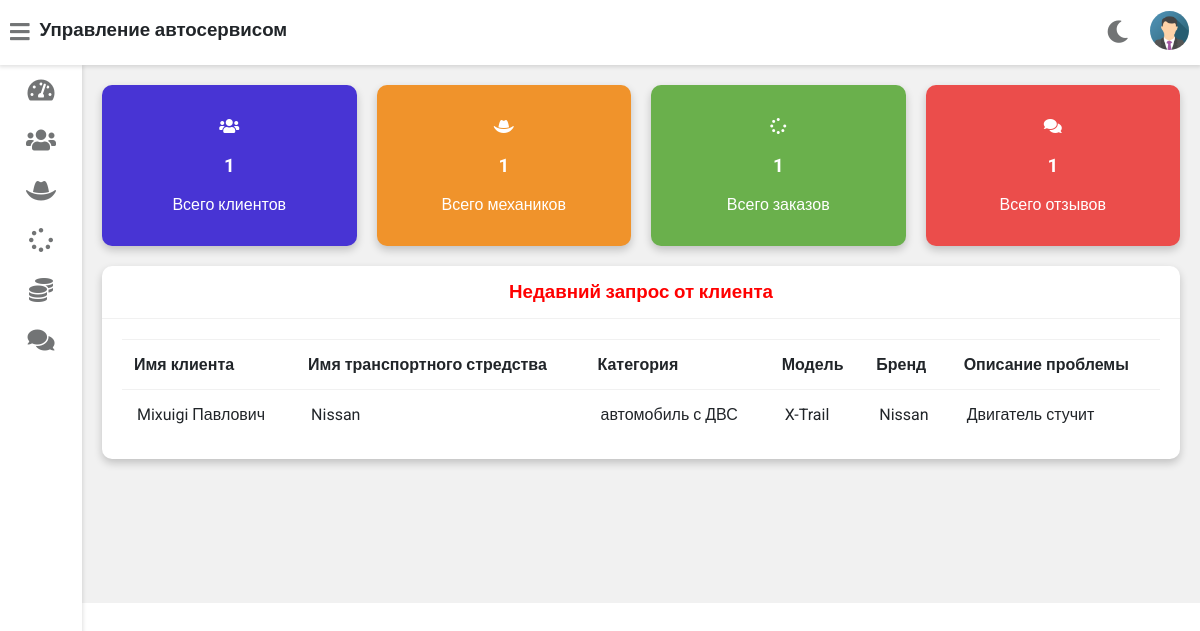
The app's page /admin-dashboard (signed in) with its own data.
### vehicle/models.py (models this page shows, shortened)
class Customer(models.Model):
    user = models.OneToOneField(User, on_delete=models.CASCADE)
    profile_pic = models.ImageField(upload_to='profile_pic/CustomerProfilePic/', null=True, blank=True)
    address = models.CharField(max_length=40)
    mobile = models.CharField(max_length=20, null=False)
    @property
    def get_name(self):
        return self.user.first_name + " " + self.user.last_name

class Request(models.Model):
    cat = (('грузовик больше 3.5т', 'грузовик больше 3.5т'),
           ('грузовик меньше 3.5т', 'грузовик меньше 3.5т'),
           ('электрокар', 'электрокар'),
           ('гибридное авто', 'гибридное авто'),
           ('автомобиль с ДВС', 'автомобиль с ДВС'))
    category = models.CharField(max_length=50, choices=cat)
    vehicle_no = models.CharField(max_length=40, null=False)
    vehicle_name = models.CharField(max_length=40, null=False)
    vehicle_model = models.CharField(max_length=40, null=False)
    vehicle_brand = models.CharField(max_length=40, null=False)
    problem_description = models.CharField(max_length=500, null=False)
    date = models.DateField(auto_now=True)
    cost = models.PositiveIntegerField(null=True)
    customer = models.ForeignKey('Customer', on_delete=models.CASCADE, null=True)
    mechanic = models.ForeignKey('Mechanic', on_delete=models.CASCADE, null=True)
    stat = (
        ('В ожидании', 'В ожидании'), ('Одобрено', 'Одобрено'), ('Ремонт', 'Ремонт'),
        ('Отремонтировано', 'Отремонтировано'),
        ('Можно забирать', 'Можно забирать'))
    status = models.CharField(max_length=50, choices=stat, default='В ожидании', null=True)

### vehicle/views.py (the view)
# urls.py: path('admin-dashboard', views.admin_dashboard_view, name='admin-dashboard'),
@login_required(login_url='adminlogin')
def admin_dashboard_view(request):
    enquiry = models.Request.objects.all().order_by('-id')
    customers = []
    for enq in enquiry:
        customer = models.Customer.objects.get(id=enq.customer_id)
        customers.append(customer)
    dict = {
        'total_customer': models.Customer.objects.all().count(),
        'total_mechanic': models.Mechanic.objects.all().count(),
        'total_request': models.Request.objects.all().count(),
        'total_feedback': models.Feedback.objects.all().count(),
        'data': zip(customers, enquiry),
    }
    return render(request, 'vehicle/admin_dashboard.html', context=dict)

### templates/vehicle/admin_dashboard.html
{% extends 'vehicle/adminbase.html' %}
{% load static %}
{% block content %}
	<div class="wrapper">
		<div class="row">
			<div class="col-3 col-m-6 col-sm-6">
				<div class="counter bg-primary">
					<p>
						<i class="fas fa-users"></i>
					</p>
					<h3>{{total_customer}}</h3>
					<p>Всего клиентов</p>
				</div>
			</div>
			<div class="col-3 col-m-6 col-sm-6">
				<div class="counter bg-warning">
					<p>
						<i class="fas fa-hat-cowboy"></i>
					</p>
					<h3>{{total_mechanic}}</h3>
					<p>Всего механиков</p>
				</div>
			</div>
			<div class="col-3 col-m-6 col-sm-6">
				<div class="counter bg-success">
					<p>
						<i class="fas fa-spinner"></i>
					</p>
					<h3>{{total_request}}</h3>
					<p>Всего заказов</p>
				</div>
			</div>
			<div class="col-3 col-m-6 col-sm-6">
				<div class="counter bg-danger">
					<p>
						<i class="fas fa-comments"></i>
					</p>
					<h3>{{total_feedback}}</h3>
					<p>Всего отзывов</p>
				</div>
			</div>
		</div>
		<div class="row">
			<div class="col-12 col-m-12 col-sm-12">
				<div class="card">
					<div class="card-header">
						<h3 style="color:red; text-align:center" >Недавний запрос от клиента
						</h3>
					</div>
					<div class="card-content">
						<table>
							<thead>
								<tr>
									<th>Имя клиента</th>
									<th>Имя транспортного стредства</th>
									<th>Категория</th>
									<th>Модель</th>
									<th>Бренд</th>
									<th>Описание проблемы</th>
								</tr>
							</thead>
							<tbody>
								{% for c,r in data %}
								<tr>
									<td> {{c.get_name}}</td>
									<td> {{r.vehicle_name}}</td>
									<td>{{r.category}}</td>
									<td>{{r.vehicle_model}}</td>
									<td>{{r.vehicle_brand}}</td>
									<td>{{r.problem_description}}</td>
								</tr>
								{% endfor %}
							</tbody>
						</table>
					</div>
				</div>
			</div>
		</div>
  <br><br><br><br><br><br>
	</div>
{% endblock content %}

### static/style.css (style rules this page uses)
:root { --primary-color: #4834d4; --success-color: #6ab04c; --warning-color: #f0932b; --danger-color: #eb4d4b; --light-color: #212529; --light-second-color: #727475; --light-background: #ffffff; --light-second-background: #f1f1f1; --dark-color: #909090; --dark-second-color: #f5f6fa; --dark-background: #23242D; --dark-second-background: #181818; }
.light { --main-bg-color: var(--light-background); --second-bg-color: var(--light-second-background); --main-color: var(--light-color); --second-color: var(--light-second-color); }
.bg-primary { background: var(--primary-color); }
.bg-success { background: var(--success-color); }
.bg-warning { background: var(--warning-color); }
.bg-danger { background: var(--danger-color); }
* { box-sizing: border-box; }
body { font-family: 'Roboto', sans-serif; background: var(--main-bg-color); color: var(--main-color); margin: 0; }
.wrapper { padding: 10px; margin-left: 82px; padding-top: 75px; background: var(--second-bg-color); transition: margin-left .5s; }
.row { display: flex; flex-wrap: wrap; flex-direction: row; }
.row:after, .row:before { box-sizing: border-box; }
[class*="col-"] { padding: 10px; }
@media only screen and (min-width: 600px) { .col-sm-6 { width: 50%; } }
@media only screen and (min-width: 600px) { .col-sm-12 { width: 100%; } }
@media only screen and (min-width: 768px) { .col-m-6 { width: 50%; } }
@media only screen and (min-width: 768px) { .col-m-12 { width: 100%; } }
@media only screen and (min-width: 992px) { .col-3 { width: 25%; } }
@media only screen and (min-width: 992px) { .col-12 { width: 100%; } }
.counter { padding: 16px; text-align: center; color: #fff; border-radius: 10px; box-shadow: 0 4px 8px 0 rgba(0,0,0,0.2); }
.card { background: var(--main-bg-color); color: var(--main-color); border-radius: 10px; margin-bottom: 10px; box-shadow: 0 4px 8px 0 rgba(0,0,0,0.2); }
.card-header { padding: 15px 30px; border-bottom: 1px solid var(--second-bg-color); position: relative; }
.card-header h3 { margin: 0; }
.card-content { padding: 20px; overflow-x: auto; }
table { border-collapse: collapse; width: 100%; }
table td { border-top: 1px solid var(--second-bg-color); padding: 15px; }
table th { border-top: 1px solid var(--second-bg-color); border-bottom: 1px solid var(--second-bg-color); padding: 15px 12px; text-align: left; }

### records on screen
Customer: get_name "Mixuigi Павлович", vehicle_name "Nissan", category "автомобиль с ДВС", vehicle_model "X-Trail", vehicle_brand "Nissan", problem_description "Двигатель стучит"

### other values on screen
{{ total_customer }} "1"
{{ total_mechanic }} "1"
{{ total_request }} "1"
{{ total_feedback }} "1"
